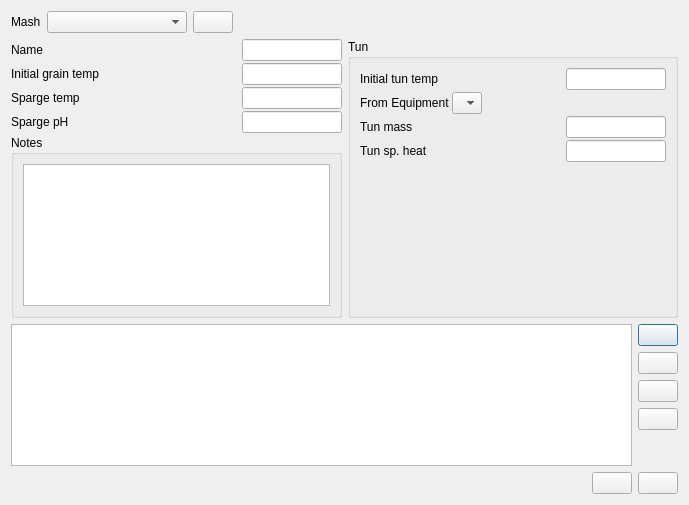
<?xml version="1.0" encoding="UTF-8"?>
<ui version="4.0">
 <class>namedMashEditor</class>
 <widget class="QDialog" name="namedMashEditor">
  <property name="geometry">
   <rect>
    <x>0</x>
    <y>0</y>
    <width>689</width>
    <height>505</height>
   </rect>
  </property>
  <property name="windowTitle">
   <string>Named Mash Editor</string>
  </property>
  <property name="configSection" stdset="0">
   <string notr="true">namedMashEditor</string>
  </property>
  <layout class="QVBoxLayout" name="verticalLayout_6">
   <item>
    <layout class="QHBoxLayout" name="horizontalLayout_mashs">
     <item>
      <widget class="QLabel" name="label_mash">
       <property name="text">
        <string>Mash</string>
       </property>
      </widget>
     </item>
     <item>
      <widget class="QComboBox" name="mashComboBox">
       <property name="minimumSize">
        <size>
         <width>140</width>
         <height>0</height>
        </size>
       </property>
       <property name="sizeAdjustPolicy">
        <enum>QComboBox::AdjustToContents</enum>
       </property>
      </widget>
     </item>
     <item>
      <widget class="QPushButton" name="pushButton_remove">
       <property name="toolTip">
        <string>Delete selected style</string>
       </property>
       <property name="text">
        <string/>
       </property>
       <property name="icon">
        <iconset resource="../brewken.qrc">
         <normaloff>:/images/smallMinus.svg</normaloff>:/images/smallMinus.svg</iconset>
       </property>
       <property name="autoDefault">
        <bool>false</bool>
       </property>
      </widget>
     </item>
     <item>
      <spacer name="horizontalSpacer">
       <property name="orientation">
        <enum>Qt::Horizontal</enum>
       </property>
       <property name="sizeHint" stdset="0">
        <size>
         <width>40</width>
         <height>20</height>
        </size>
       </property>
      </spacer>
     </item>
    </layout>
   </item>
   <item>
    <layout class="QHBoxLayout" name="horizontalLayout_10">
     <item>
      <layout class="QVBoxLayout" name="verticalLayout_3">
       <property name="spacing">
        <number>2</number>
       </property>
       <item>
        <layout class="QHBoxLayout" name="horizontalLayout">
         <item>
          <widget class="QLabel" name="label_name">
           <property name="sizePolicy">
            <sizepolicy hsizetype="Expanding" vsizetype="Preferred">
             <horstretch>0</horstretch>
             <verstretch>0</verstretch>
            </sizepolicy>
           </property>
           <property name="text">
            <string>Name</string>
           </property>
           <property name="buddy">
            <cstring>lineEdit_name</cstring>
           </property>
          </widget>
         </item>
         <item>
          <widget class="QLineEdit" name="lineEdit_name">
           <property name="sizePolicy">
            <sizepolicy hsizetype="Fixed" vsizetype="Fixed">
             <horstretch>0</horstretch>
             <verstretch>0</verstretch>
            </sizepolicy>
           </property>
           <property name="maximumSize">
            <size>
             <width>100</width>
             <height>16777215</height>
            </size>
           </property>
           <property name="toolTip">
            <string>Name</string>
           </property>
          </widget>
         </item>
        </layout>
       </item>
       <item>
        <layout class="QHBoxLayout" name="horizontalLayout_2">
         <item>
          <widget class="BtTemperatureLabel" name="label_grainTemp">
           <property name="sizePolicy">
            <sizepolicy hsizetype="Expanding" vsizetype="Preferred">
             <horstretch>0</horstretch>
             <verstretch>0</verstretch>
            </sizepolicy>
           </property>
           <property name="contextMenuPolicy">
            <enum>Qt::CustomContextMenu</enum>
           </property>
           <property name="text">
            <string>Initial grain temp</string>
           </property>
           <property name="buddy">
            <cstring>lineEdit_grainTemp</cstring>
           </property>
          </widget>
         </item>
         <item>
          <widget class="BtTemperatureEdit" name="lineEdit_grainTemp">
           <property name="sizePolicy">
            <sizepolicy hsizetype="Fixed" vsizetype="Fixed">
             <horstretch>0</horstretch>
             <verstretch>0</verstretch>
            </sizepolicy>
           </property>
           <property name="maximumSize">
            <size>
             <width>100</width>
             <height>16777215</height>
            </size>
           </property>
           <property name="toolTip">
            <string>Initial grain temp</string>
           </property>
           <property name="editField" stdset="0">
            <string notr="true">grainTemp_c</string>
           </property>
          </widget>
         </item>
        </layout>
       </item>
       <item>
        <layout class="QHBoxLayout" name="horizontalLayout_4">
         <item>
          <widget class="BtTemperatureLabel" name="label_spargeTemp">
           <property name="sizePolicy">
            <sizepolicy hsizetype="Expanding" vsizetype="Preferred">
             <horstretch>0</horstretch>
             <verstretch>0</verstretch>
            </sizepolicy>
           </property>
           <property name="contextMenuPolicy">
            <enum>Qt::CustomContextMenu</enum>
           </property>
           <property name="text">
            <string>Sparge temp</string>
           </property>
           <property name="buddy">
            <cstring>lineEdit_spargeTemp</cstring>
           </property>
          </widget>
         </item>
         <item>
          <widget class="BtTemperatureEdit" name="lineEdit_spargeTemp">
           <property name="sizePolicy">
            <sizepolicy hsizetype="Fixed" vsizetype="Fixed">
             <horstretch>0</horstretch>
             <verstretch>0</verstretch>
            </sizepolicy>
           </property>
           <property name="maximumSize">
            <size>
             <width>100</width>
             <height>16777215</height>
            </size>
           </property>
           <property name="toolTip">
            <string>Sparge temp target</string>
           </property>
           <property name="editField" stdset="0">
            <string notr="true">spargeTemp_c</string>
           </property>
          </widget>
         </item>
        </layout>
       </item>
       <item>
        <layout class="QHBoxLayout" name="horizontalLayout_5">
         <item>
          <widget class="QLabel" name="label_spargePh">
           <property name="sizePolicy">
            <sizepolicy hsizetype="Expanding" vsizetype="Preferred">
             <horstretch>0</horstretch>
             <verstretch>0</verstretch>
            </sizepolicy>
           </property>
           <property name="text">
            <string>Sparge pH</string>
           </property>
           <property name="buddy">
            <cstring>lineEdit_spargePh</cstring>
           </property>
          </widget>
         </item>
         <item>
          <widget class="BtAcidityEdit" name="lineEdit_spargePh">
           <property name="sizePolicy">
            <sizepolicy hsizetype="Fixed" vsizetype="Fixed">
             <horstretch>0</horstretch>
             <verstretch>0</verstretch>
            </sizepolicy>
           </property>
           <property name="maximumSize">
            <size>
             <width>100</width>
             <height>16777215</height>
            </size>
           </property>
           <property name="toolTip">
            <string>Sparge pH</string>
           </property>
           <property name="editField" stdset="0">
            <string notr="true">ph</string>
           </property>
          </widget>
         </item>
        </layout>
       </item>
       <item>
        <widget class="QGroupBox" name="groupBox">
         <property name="sizePolicy">
          <sizepolicy hsizetype="Preferred" vsizetype="MinimumExpanding">
           <horstretch>0</horstretch>
           <verstretch>0</verstretch>
          </sizepolicy>
         </property>
         <property name="minimumSize">
          <size>
           <width>0</width>
           <height>100</height>
          </size>
         </property>
         <property name="title">
          <string>Notes</string>
         </property>
         <layout class="QVBoxLayout" name="verticalLayout">
          <item>
           <widget class="QTextEdit" name="textEdit_notes"/>
          </item>
         </layout>
        </widget>
       </item>
      </layout>
     </item>
     <item>
      <layout class="QVBoxLayout" name="verticalLayout_4">
       <property name="spacing">
        <number>2</number>
       </property>
       <item>
        <widget class="QGroupBox" name="groupBox_2">
         <property name="title">
          <string>Tun</string>
         </property>
         <property name="configSection" stdset="0">
          <string notr="true">namedMashEditor</string>
         </property>
         <layout class="QVBoxLayout" name="verticalLayout_2">
          <property name="spacing">
           <number>2</number>
          </property>
          <item>
           <layout class="QHBoxLayout" name="horizontalLayout_3">
            <item>
             <widget class="BtTemperatureLabel" name="label_tunTemp">
              <property name="sizePolicy">
               <sizepolicy hsizetype="Expanding" vsizetype="Preferred">
                <horstretch>0</horstretch>
                <verstretch>0</verstretch>
               </sizepolicy>
              </property>
              <property name="contextMenuPolicy">
               <enum>Qt::CustomContextMenu</enum>
              </property>
              <property name="text">
               <string>Initial tun temp</string>
              </property>
              <property name="buddy">
               <cstring>lineEdit_tunTemp</cstring>
              </property>
             </widget>
            </item>
            <item>
             <widget class="BtTemperatureEdit" name="lineEdit_tunTemp">
              <property name="sizePolicy">
               <sizepolicy hsizetype="Fixed" vsizetype="Fixed">
                <horstretch>0</horstretch>
                <verstretch>0</verstretch>
               </sizepolicy>
              </property>
              <property name="maximumSize">
               <size>
                <width>100</width>
                <height>16777215</height>
               </size>
              </property>
              <property name="toolTip">
               <string>Initial tun temp</string>
              </property>
              <property name="editField" stdset="0">
               <string notr="true">tunTemp_c</string>
              </property>
             </widget>
            </item>
           </layout>
          </item>
          <item>
           <layout class="QHBoxLayout" name="horizontalLayout_11">
            <item>
             <widget class="QLabel" name="label_equipment">
              <property name="text">
               <string>From Equipment</string>
              </property>
              <property name="buddy">
               <cstring>equipmentComboBox</cstring>
              </property>
             </widget>
            </item>
            <item>
             <widget class="CustomComboBox" name="equipmentComboBox">
              <property name="sizePolicy">
               <sizepolicy hsizetype="Maximum" vsizetype="Fixed">
                <horstretch>0</horstretch>
                <verstretch>0</verstretch>
               </sizepolicy>
              </property>
              <property name="maximumSize">
               <size>
                <width>30</width>
                <height>16777215</height>
               </size>
              </property>
             </widget>
            </item>
            <item>
             <spacer name="horizontalSpacer_3">
              <property name="orientation">
               <enum>Qt::Horizontal</enum>
              </property>
              <property name="sizeHint" stdset="0">
               <size>
                <width>40</width>
                <height>20</height>
               </size>
              </property>
             </spacer>
            </item>
           </layout>
          </item>
          <item>
           <layout class="QHBoxLayout" name="horizontalLayout_6">
            <item>
             <widget class="BtMassLabel" name="label_tunMass">
              <property name="sizePolicy">
               <sizepolicy hsizetype="Expanding" vsizetype="Preferred">
                <horstretch>0</horstretch>
                <verstretch>0</verstretch>
               </sizepolicy>
              </property>
              <property name="contextMenuPolicy">
               <enum>Qt::CustomContextMenu</enum>
              </property>
              <property name="text">
               <string>Tun mass</string>
              </property>
              <property name="buddy">
               <cstring>lineEdit_tunMass</cstring>
              </property>
             </widget>
            </item>
            <item>
             <widget class="BtMassEdit" name="lineEdit_tunMass">
              <property name="sizePolicy">
               <sizepolicy hsizetype="Fixed" vsizetype="Fixed">
                <horstretch>0</horstretch>
                <verstretch>0</verstretch>
               </sizepolicy>
              </property>
              <property name="maximumSize">
               <size>
                <width>100</width>
                <height>16777215</height>
               </size>
              </property>
              <property name="toolTip">
               <string>Tun mass</string>
              </property>
              <property name="editField" stdset="0">
               <string notr="true">tunWeight_kg</string>
              </property>
             </widget>
            </item>
           </layout>
          </item>
          <item>
           <layout class="QHBoxLayout" name="horizontalLayout_7">
            <item>
             <widget class="QLabel" name="label_tunSpHeat">
              <property name="sizePolicy">
               <sizepolicy hsizetype="Expanding" vsizetype="Preferred">
                <horstretch>0</horstretch>
                <verstretch>0</verstretch>
               </sizepolicy>
              </property>
              <property name="text">
               <string>Tun sp. heat</string>
              </property>
              <property name="buddy">
               <cstring>lineEdit_tunSpHeat</cstring>
              </property>
             </widget>
            </item>
            <item>
             <widget class="BtSpecificHeatCapacityEdit" name="lineEdit_tunSpHeat">
              <property name="sizePolicy">
               <sizepolicy hsizetype="Fixed" vsizetype="Fixed">
                <horstretch>0</horstretch>
                <verstretch>0</verstretch>
               </sizepolicy>
              </property>
              <property name="maximumSize">
               <size>
                <width>100</width>
                <height>16777215</height>
               </size>
              </property>
              <property name="toolTip">
               <string>Tun specific heat (cal/(g*K))</string>
              </property>
              <property name="editField" stdset="0">
               <string notr="true">tunSpecificHeat_calGC</string>
              </property>
             </widget>
            </item>
           </layout>
          </item>
          <item>
           <spacer name="verticalSpacer_2">
            <property name="orientation">
             <enum>Qt::Vertical</enum>
            </property>
            <property name="sizeHint" stdset="0">
             <size>
              <width>20</width>
              <height>40</height>
             </size>
            </property>
           </spacer>
          </item>
         </layout>
        </widget>
       </item>
      </layout>
     </item>
    </layout>
   </item>
   <item>
    <layout class="QHBoxLayout" name="horizontalLayout_9">
     <item>
      <widget class="QTableView" name="mashStepTableWidget">
       <property name="contextMenuPolicy">
        <enum>Qt::CustomContextMenu</enum>
       </property>
      </widget>
     </item>
     <item>
      <layout class="QVBoxLayout" name="verticalLayout_5">
       <item>
        <widget class="QPushButton" name="pushButton_addMashStep">
         <property name="toolTip">
          <string>Add mash step</string>
         </property>
         <property name="text">
          <string/>
         </property>
         <property name="icon">
          <iconset resource="../brewken.qrc">
           <normaloff>:/images/smallPlus.svg</normaloff>:/images/smallPlus.svg</iconset>
         </property>
        </widget>
       </item>
       <item>
        <widget class="QPushButton" name="pushButton_removeMashStep">
         <property name="toolTip">
          <string>Remove selected mash step</string>
         </property>
         <property name="text">
          <string/>
         </property>
         <property name="icon">
          <iconset resource="../brewken.qrc">
           <normaloff>:/images/smallMinus.svg</normaloff>:/images/smallMinus.svg</iconset>
         </property>
        </widget>
       </item>
       <item>
        <widget class="QPushButton" name="pushButton_mashUp">
         <property name="toolTip">
          <string>Mash step up</string>
         </property>
         <property name="icon">
          <iconset resource="../brewken.qrc">
           <normaloff>:/images/smallUpArrow.svg</normaloff>:/images/smallUpArrow.svg</iconset>
         </property>
        </widget>
       </item>
       <item>
        <widget class="QPushButton" name="pushButton_mashDown">
         <property name="toolTip">
          <string>Mash step down</string>
         </property>
         <property name="icon">
          <iconset resource="../brewken.qrc">
           <normaloff>:/images/smallDownArrow.svg</normaloff>:/images/smallDownArrow.svg</iconset>
         </property>
        </widget>
       </item>
       <item>
        <spacer name="verticalSpacer">
         <property name="orientation">
          <enum>Qt::Vertical</enum>
         </property>
         <property name="sizeHint" stdset="0">
          <size>
           <width>20</width>
           <height>40</height>
          </size>
         </property>
        </spacer>
       </item>
      </layout>
     </item>
    </layout>
   </item>
   <item>
    <layout class="QHBoxLayout" name="horizontalLayout_8">
     <item>
      <spacer name="horizontalSpacer_2">
       <property name="orientation">
        <enum>Qt::Horizontal</enum>
       </property>
       <property name="sizeHint" stdset="0">
        <size>
         <width>40</width>
         <height>20</height>
        </size>
       </property>
      </spacer>
     </item>
     <item>
      <widget class="QPushButton" name="pushButton_save">
       <property name="text">
        <string/>
       </property>
       <property name="icon">
        <iconset resource="../brewken.qrc">
         <normaloff>:/images/filesave.svg</normaloff>:/images/filesave.svg</iconset>
       </property>
      </widget>
     </item>
     <item>
      <widget class="QPushButton" name="pushButton_cancel">
       <property name="text">
        <string/>
       </property>
       <property name="icon">
        <iconset resource="../brewken.qrc">
         <normaloff>:/images/exit.svg</normaloff>:/images/exit.svg</iconset>
       </property>
      </widget>
     </item>
    </layout>
   </item>
  </layout>
 </widget>
 <customwidgets>
  <customwidget>
   <class>BtSpecificHeatCapacityEdit</class>
   <extends>QLineEdit</extends>
   <header>BtAmountEdit.h</header>
  </customwidget>
  <customwidget>
   <class>BtAcidityEdit</class>
   <extends>QLineEdit</extends>
   <header>BtAmountEdit.h</header>
  </customwidget>
  <customwidget>
   <class>BtTemperatureEdit</class>
   <extends>QLineEdit</extends>
   <header>BtAmountEdit.h</header>
   <slots>
    <slot>lineChanged(PreviousScaleInfo)</slot>
   </slots>
  </customwidget>
  <customwidget>
   <class>BtTemperatureLabel</class>
   <extends>QLabel</extends>
   <header>BtLabel.h</header>
   <slots>
    <signal>changedSystemOfMeasurementOrScale(PreviousScaleInfo)</signal>
   </slots>
  </customwidget>
  <customwidget>
   <class>BtMassLabel</class>
   <extends>QLabel</extends>
   <header>BtLabel.h</header>
   <slots>
    <signal>changedSystemOfMeasurementOrScale(PreviousScaleInfo)</signal>
    <slot>popContextMenu(QPoint)</slot>
   </slots>
  </customwidget>
  <customwidget>
   <class>BtMassEdit</class>
   <extends>QLineEdit</extends>
   <header>BtAmountEdit.h</header>
   <slots>
    <signal>textModified()</signal>
    <slot>lineChanged()</slot>
    <slot>lineChanged(PreviousScaleInfo)</slot>
   </slots>
  </customwidget>
  <customwidget>
   <class>BtGenericEdit</class>
   <extends>QLineEdit</extends>
   <header>BtLineEdit.h</header>
  </customwidget>
  <customwidget>
   <class>CustomComboBox</class>
   <extends>QComboBox</extends>
   <header>CustomComboBox.h</header>
  </customwidget>
 </customwidgets>
 <resources>
  <include location="../brewken.qrc"/>
 </resources>
 <connections>
  <connection>
   <sender>label_grainTemp</sender>
   <signal>changedSystemOfMeasurementOrScale(PreviousScaleInfo)</signal>
   <receiver>lineEdit_grainTemp</receiver>
   <slot>lineChanged(PreviousScaleInfo)</slot>
   <hints>
    <hint type="sourcelabel">
     <x>90</x>
     <y>74</y>
    </hint>
    <hint type="destinationlabel">
     <x>259</x>
     <y>76</y>
    </hint>
   </hints>
  </connection>
  <connection>
   <sender>label_spargeTemp</sender>
   <signal>changedSystemOfMeasurementOrScale(PreviousScaleInfo)</signal>
   <receiver>lineEdit_spargeTemp</receiver>
   <slot>lineChanged(PreviousScaleInfo)</slot>
   <hints>
    <hint type="sourcelabel">
     <x>53</x>
     <y>102</y>
    </hint>
    <hint type="destinationlabel">
     <x>312</x>
     <y>105</y>
    </hint>
   </hints>
  </connection>
  <connection>
   <sender>label_tunTemp</sender>
   <signal>changedSystemOfMeasurementOrScale(PreviousScaleInfo)</signal>
   <receiver>lineEdit_tunTemp</receiver>
   <slot>lineChanged(PreviousScaleInfo)</slot>
   <hints>
    <hint type="sourcelabel">
     <x>437</x>
     <y>80</y>
    </hint>
    <hint type="destinationlabel">
     <x>593</x>
     <y>80</y>
    </hint>
   </hints>
  </connection>
  <connection>
   <sender>label_tunMass</sender>
   <signal>changedSystemOfMeasurementOrScale(PreviousScaleInfo)</signal>
   <receiver>lineEdit_tunMass</receiver>
   <slot>lineChanged(PreviousScaleInfo)</slot>
   <hints>
    <hint type="sourcelabel">
     <x>387</x>
     <y>131</y>
    </hint>
    <hint type="destinationlabel">
     <x>633</x>
     <y>133</y>
    </hint>
   </hints>
  </connection>
 </connections>
</ui>
